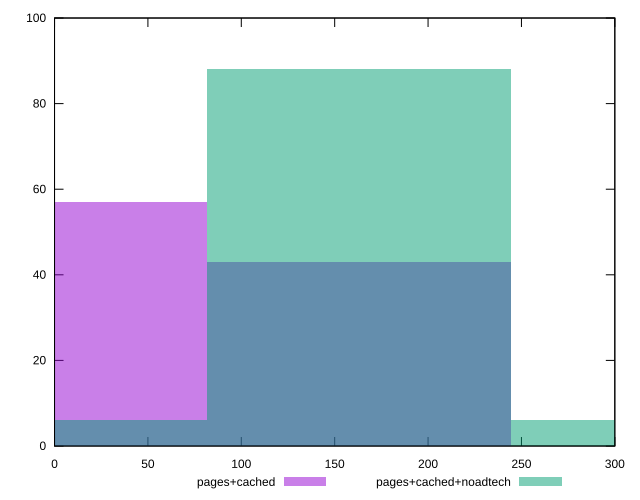

Reproduce this figure in gnuplot.
reset

$pagesCached <<EOF
0 57
162.93089666700158 43
EOF

$pagesCachedNoadtech <<EOF
162.93089666700158 88
325.86179333400315 6
0 6
EOF

set key outside below
set boxwidth 162.93089666700158
set xrange [0:300]
set yrange [0:100]
set trange [0:100]
set style fill transparent solid 0.5 noborder
set terminal svg size 640, 500 enhanced background rgb 'white'
set output "report_0_00242021-02-20T12:25:28.543Z/unused-css-rules/comparison/histogram/1_vs_2.svg"

plot $pagesCached title "pages+cached" with boxes, \
     $pagesCachedNoadtech title "pages+cached+noadtech" with boxes

reset
